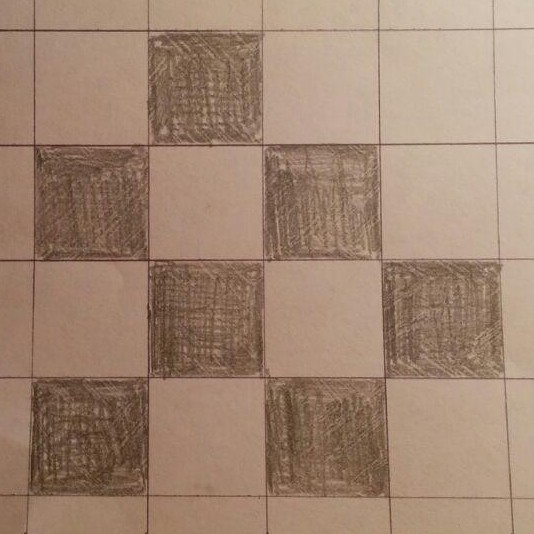
#> input picture cv/raw_images/1.jpg, 534 x 534 px, given in place of the camera
$ python tocfg_image.py   (Python 2 division)
#> lines starting #> are read from the running program, lines starting #| are printed output that depends on the picture
### cv/descriptors/trackbar.py
import cv2


class Filter:
    # [5 lines left out: function __init__, not called in this run]


class Trackbar:
    def __init__(self, win_name, *filters):
        self.win_name = win_name
        self.all_filters = []
        self.add_filters(filters)
        self.setup_trackbars(self.all_filters)

    def add_filter(self, filter):
        self.all_filters.append(filter)

    def add_filters(self, *filters):
        for f in filters[0]:
            print(f.title)
            self.all_filters.append(f)

    def callback(self, value):
        pass

    def setup_trackbars(self, range_filter):
        cv2.namedWindow(self.win_name, 0)
        for i in range_filter:
            cv2.createTrackbar(str(i.title), self.win_name, int(i.value), i.max, self.callback)

    # [12 lines left out: functions get_trackbar_values, get_trackbar_value, not called in this run]

### cv/descriptors/tocfg_image.py
# -*- coding: utf-8
import trackbar as tb
import cv2
import numpy as np
import time
"""
    ./tocfg_image -v 0 -
"""

tbs = tb.Trackbar("configuring image")

def selectCvtColor(frame):
    code = tbs.get_trackbar_value('')
    cv2.cvtColor(frame, code)


def tocfg_threshold(frame):
    fth = tb.Filter('threshold', 1, 500, 1)
    fm = tb.Filter('maxval', 0, 250, 0)
    tbs.add_filters(fth, fm)
    _, fr = cv2.threshold(frame, th, maxval, cv2.THRESH_BINARY)


cap = cv2.VideoCapture(0)

def get_grid_canvas(hor, *frames):
    """выводит кучу кадров на одно полотно по hor штук в строку"""
    h, w, p = frames[0].shape
    qty = len(frames)
    nh, nw = h * qty / hor, w * hor
    canvas = np.zeros((nh, nw, 3), dtype=np.uint8)
    n, i, l = 0, 0, 0
    while i < nh:
        j, k = 0, 0
        while j < nw:
            frame = frames[n]
            # print(n, i, j, l, k)
            if len(frame.shape) == 3:
                canvas[i, j, :] = frame[l, k, :]
            else:
                canvas[i, j, :] = [0, 0, frame[l, k]]
            if k < w - 1:
                k += 1
            else:
                n, k = n + 1, 0
            j += 1
        if l < h - 1:
            l += 1
            n = i // h * hor    # вычисляем номер кадра в начале каждой новой строки
        else:
            l = 0
        i += 1
    return canvas

while True:
    _, fr = cap.read()
#> fr is the input picture: shape (534, 534, 3); mean B, G, R 113.5, 133, 160.4
    fr = cv2.resize(fr, (320, 240))
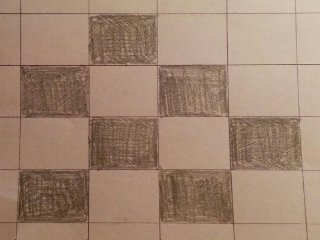
#> fr: shape (240, 320, 3); mean B, G, R 113.4, 132.9, 160.3
    canvas = get_grid_canvas(2, fr, fr, fr, fr)
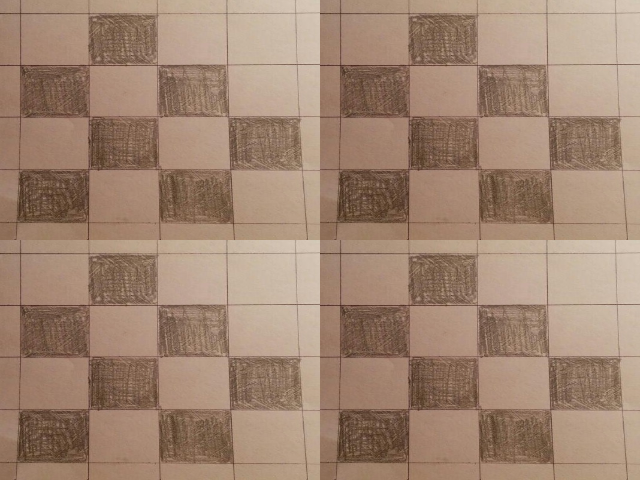
#> canvas: shape (480, 640, 3); mean B, G, R 113.4, 132.9, 160.3

    """
    selectCvtColor()
    tocfgBlure()
    tocfgGaussianBlure()
    tocfgThreshold()
    tocfgAdaptiveThreshold()
    tocfgCanny()
    """

    while True:
        cv2.imshow("view", canvas)
        if cv2.waitKey(1) & 0xFF == ord('w'):
#> (key q is pressed here)
            break
    if cv2.waitKey(1) & 0xFF == ord('q'):
        break

cap.release()
cv2.destroyAllWindows()

$ run again, on cv/raw_images/2.jpg
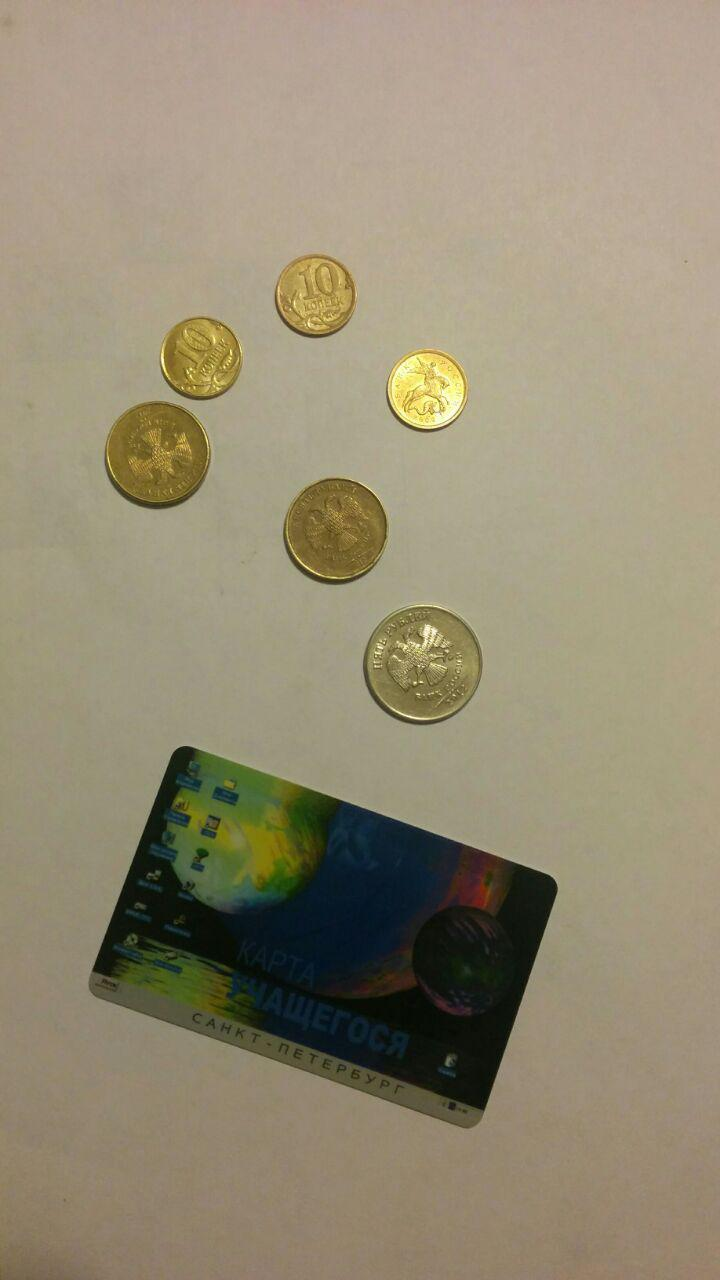
#> input picture cv/raw_images/2.jpg, 720 x 1280 px, given in place of the camera
#> fr is the input picture: shape (1280, 720, 3); mean B, G, R 115.9, 140, 149.6
#> `fr = cv2.resize(fr, (320, 240))`:
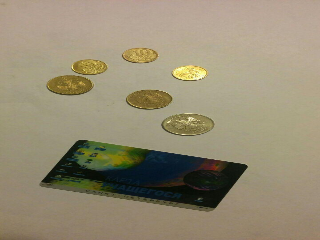
#> fr: shape (240, 320, 3); mean B, G, R 115.9, 140, 149.5
#> `canvas = get_grid_canvas(2, fr, fr, fr, fr)`:
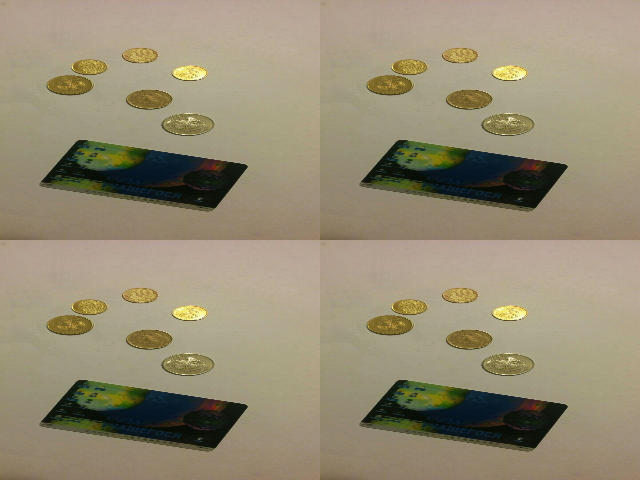
#> canvas: shape (480, 640, 3); mean B, G, R 115.9, 140, 149.5

$ run again, on cv/raw_images/3.jpg
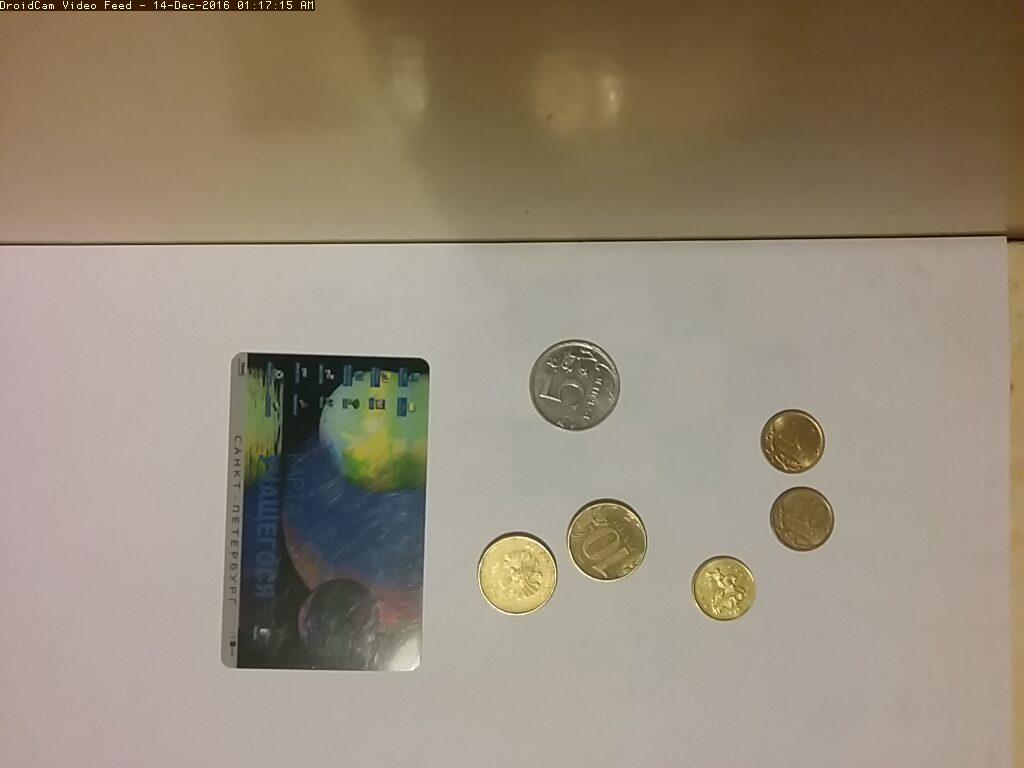
#> input picture cv/raw_images/3.jpg, 1024 x 768 px, given in place of the camera
#> fr is the input picture: shape (768, 1024, 3); mean B, G, R 122, 140, 151.5
#> fr: shape (240, 320, 3)
#> `canvas = get_grid_canvas(2, fr, fr, fr, fr)`:
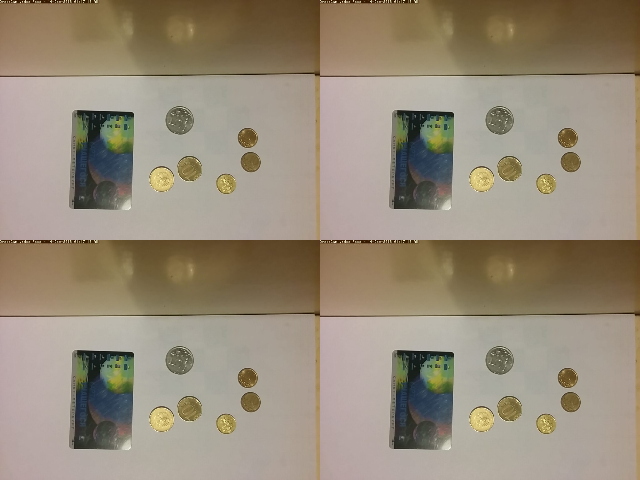
#> canvas: shape (480, 640, 3); mean B, G, R 122, 140, 151.5

$ run again, on cv/raw_images/for_descriptor.jpg
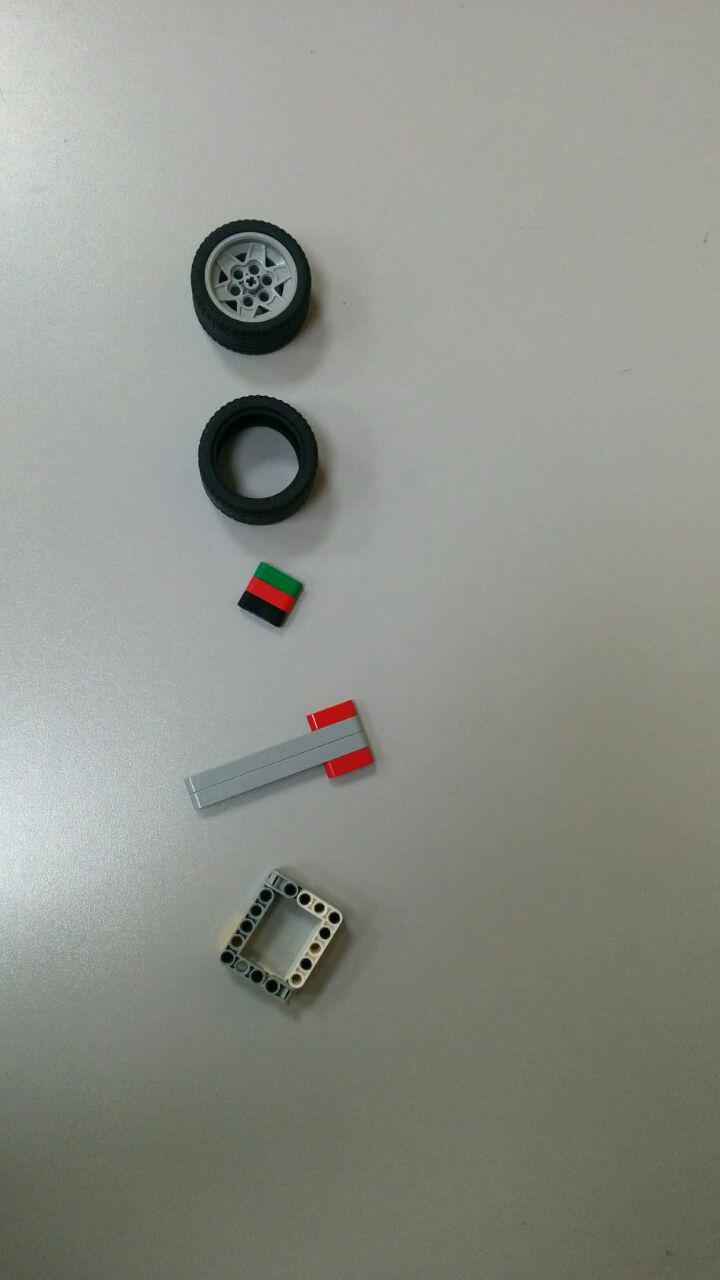
#> input picture cv/raw_images/for_descriptor.jpg, 720 x 1280 px, given in place of the camera
#> fr is the input picture: shape (1280, 720, 3); mean B, G, R 137.2, 144.8, 141.7
#> `fr = cv2.resize(fr, (320, 240))`:
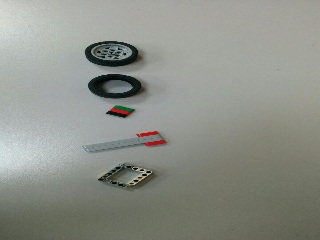
#> fr: shape (240, 320, 3); mean B, G, R 137.1, 144.7, 141.7
#> `canvas = get_grid_canvas(2, fr, fr, fr, fr)`:
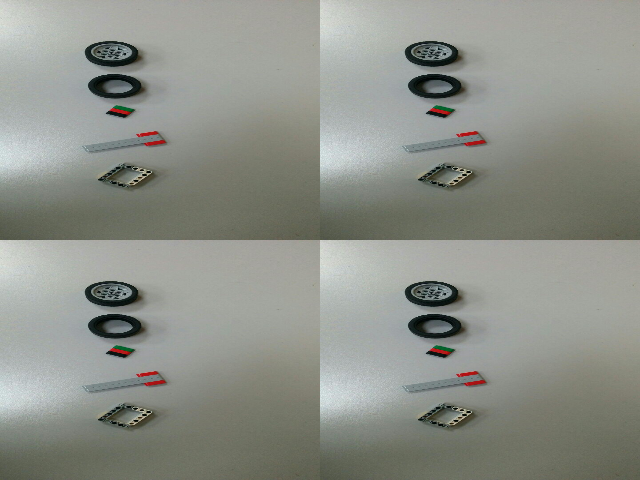
#> canvas: shape (480, 640, 3); mean B, G, R 137.1, 144.7, 141.7
